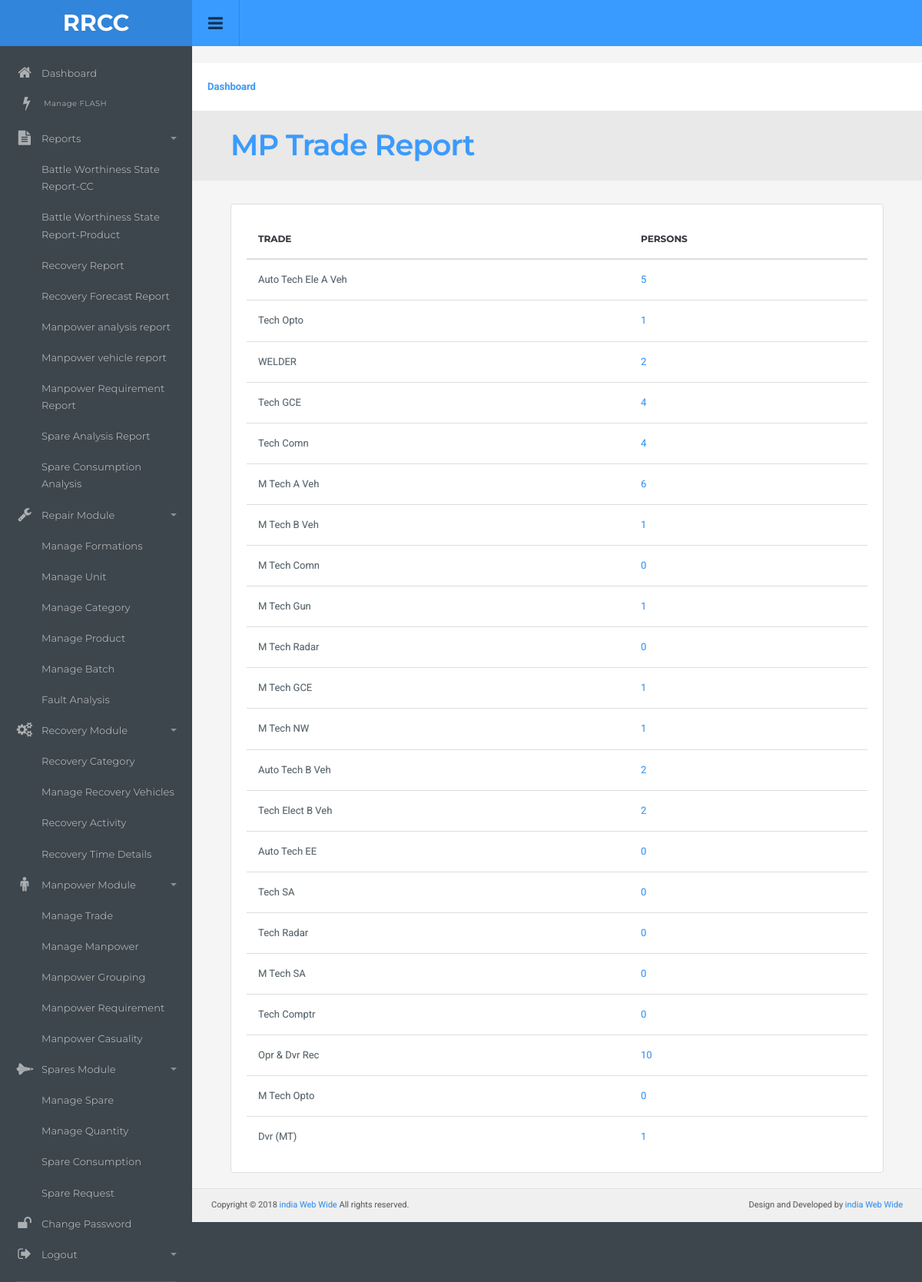
Page /master/manage_trade_report.php (signed in) on the committed database.
### tables this page shows
CREATE TABLE IF NOT EXISTS `trade` (
  `Id` bigint(11) NOT NULL,
  `trade` varchar(255) NOT NULL,
  `isactive` int(1) NOT NULL
);

### master/manage_trade_report.php (the view, shortened to what this page needs)
<?php
require_once ('topbar.php');
require_once ('sidebar.php');
?>
<div class="content">
  <div class="page-header">
      <ol class="breadcrumb">
        <li><a href="dashboard.php">Dashboard</a></li>
      </ol>
  </div>
  <div class="row presentation">
    <div class="col-lg-8 col-md-6 titles">
      <h1><a href="manage_manpower.php">MP Trade Report </a>  </h1>
    </div>
  </div>
<div class="container-padding">
  <div class="row">
    <div class="col-md-12">
      <div class="panel panel-default">
        <div class="panel-body table-responsive">
            <table id="example0" class="table display">
                <thead>
                    <tr>
                      <th>Trade</th>
                        <th>Persons</th>
                    </tr>
                </thead>
                <tbody>
                  <?php
                 $query2=mysqli_query($con,"select * from trade where isactive='1'");
                    if(mysqli_num_rows($query2)>0)
                     {
                       while($res2=mysqli_fetch_assoc($query2))
                        {
                          $vId =  $res2['Id'];
                             ?>
                      <tr>
                           <td><?php echo $res2['trade'];?></td>
                           <td><a href="view_persons.php?tid=<?php echo $vId?>"><?php echo $query=mysqli_num_rows(mysqli_query($con,"select * from  manpower where trade='$vId' and isactive = 1"));  ?></a></td>
                      </tr>
                       <?php
                      }
                   }
                    else
                    {
                    }
                ?>
                </tbody>
            </table>
        </div>
      </div>
    </div>
  </div>
</div>
 <?php
require_once ('footer.php');
?>

### master/css/style.css (style rules this page uses)
body { background: #3d464d; color: #58666e; margin: 0; line-height: 1.7em; font-size: 13px; font-family: 'Roboto',sans-serif; outline: 0; text-Shadow: 0 0 1px rgba(0,0,0,0.2) }
.col-xs-1,.col-sm-1,.col-md-1,.col-lg-1,.col-xs-2,.col-sm-2,.col-md-2,.col-lg-2,.col-xs-3,.col-sm-3,.col-md-3,.col-lg-3,.col-xs-4,.col-sm-4,.col-md-4,.col-lg-4,.col-xs-5,.col-sm-5,.col-md-5,.col-lg-5,.col-xs-6,.col-sm-6,.col-md-6,.col-lg-6,.col-xs-7,.col-sm-7,.col-md-7,.col-lg-7,.col-xs-8,.col-sm-8,.col-md-8,.col-lg-8,.col-xs-9,.col-sm-9,.col-md-9,.col-lg-9,.col-xs-10,.col-sm-10,.col-md-10,.col-lg-10,.col-xs-11,.col-sm-11,.col-md-11,.col-lg-11,.col-xs-12,.col-sm-12,.col-md-12,.col-lg-12 { padding-right: 15px; padding-left: 15px }
.row { margin-right: -15px; margin-left: -15px }
.container-padding { padding-left: 20px; padding-right: 20px }
.content { padding-left: 30px; padding-right: 30px; padding-top: 80px; margin-left: 250px; background: #f5f5f5 }
.page-header { background: #fff; margin: -20px -30px 20px -30px; padding: 20px; border-bottom: none; position: relative }
.presentation { background: rgba(0,0,0,0.05); margin: -50px -30px 30px -30px; padding: 15px 35px }
.presentation .titles h1 { font-size: 38px; font-weight: 600; font-family: 'Montserrat',sans-serif; margin: 30px 0 0px 0; color: #37363e }
h1,h2,h3,h4,h5,h6,.h1,.h2,.h3,.h4,.h5,.h6 { font-family: inherit; font-weight: 400; line-height: 1.6; color: #37363e }
h1,.h1,h2,.h2,h3,.h3 { margin-top: 20px; margin-bottom: 10px; letter-spacing: -0.02em }
h1,.h1 { font-size: 2.25em }
.breadcrumb { background: none; padding: 0; margin: 0; font-weight: 600 }
.panel { box-shadow: none; border: 1px solid #e5e5e5; background: #fff; padding: 20px; margin-bottom: 20px; position: relative }
.panel-body,.panel-heading { padding: 0; color: inherit; background-color: transparent; border-color: none }
.panel-default { border-color: #ddd }
.table { margin: 0 }
thead { font-weight: 600; font-family: 'Montserrat',sans-serif; text-transform: uppercase; font-size: 12px; color: #37363e }
table td { display: table-cell; vertical-align: middle }
.table>thead>tr>th,.table>tbody>tr>th,.table>tfoot>tr>th,.table>thead>tr>td,.table>tbody>tr>td,.table>tfoot>tr>td { padding: 15px; line-height: 1.7 }

### rows in the picture
trade: trade "Auto Tech Ele A Veh", vId "5"
trade: trade "Tech Opto", vId "1"
trade: trade "WELDER", vId "2"
trade: trade "Tech GCE", vId "4"
trade: trade "Tech Comn", vId "4"
trade: trade "M Tech A Veh", vId "6"
trade: trade "M Tech B Veh", vId "1"
trade: trade "M Tech Comn", vId "0"
trade: trade "M Tech Gun", vId "1"
trade: trade "M Tech Radar", vId "0"
trade: trade "M Tech GCE", vId "1"
trade: trade "M Tech NW", vId "1"
trade: trade "Auto Tech B Veh", vId "2"
trade: trade "Tech Elect B Veh", vId "2"
trade: trade "Auto Tech EE", vId "0"
trade: trade "Tech SA", vId "0"
trade: trade "Tech Radar", vId "0"
trade: trade "M Tech SA", vId "0"
trade: trade "Tech Comptr", vId "0"
trade: trade "Opr & Dvr Rec", vId "10"
trade: trade "M Tech Opto", vId "0"
trade: trade "Dvr (MT)", vId "1"
